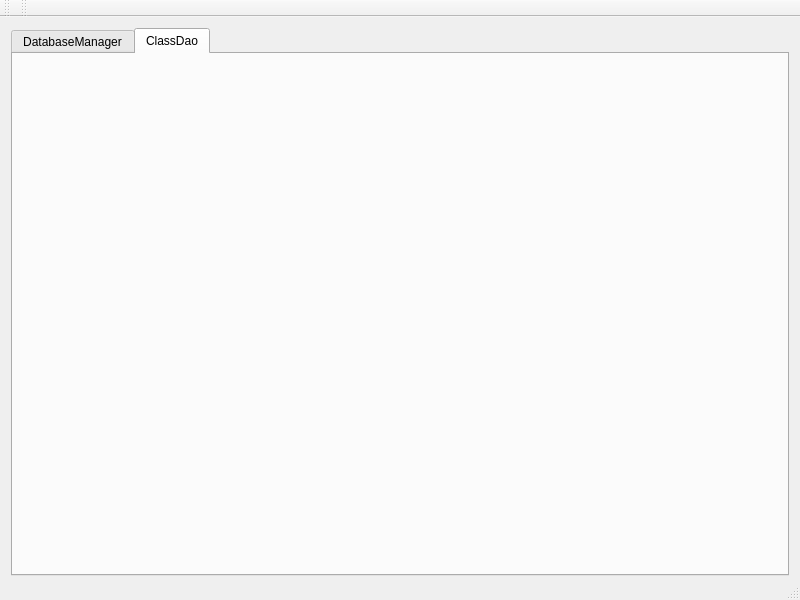
<?xml version="1.0" encoding="UTF-8"?>
<ui version="4.0">
 <class>MainWindow</class>
 <widget class="QMainWindow" name="MainWindow">
  <property name="geometry">
   <rect>
    <x>0</x>
    <y>0</y>
    <width>800</width>
    <height>600</height>
   </rect>
  </property>
  <property name="minimumSize">
   <size>
    <width>0</width>
    <height>0</height>
   </size>
  </property>
  <property name="windowTitle">
   <string>MainWindow</string>
  </property>
  <widget class="QWidget" name="centralWidget">
   <property name="minimumSize">
    <size>
     <width>0</width>
     <height>0</height>
    </size>
   </property>
   <property name="layoutDirection">
    <enum>Qt::LeftToRight</enum>
   </property>
   <layout class="QVBoxLayout" name="verticalLayout">
    <property name="bottomMargin">
     <number>2</number>
    </property>
    <item>
     <widget class="QTabWidget" name="tabWidget">
      <property name="minimumSize">
       <size>
        <width>0</width>
        <height>0</height>
       </size>
      </property>
      <property name="currentIndex">
       <number>1</number>
      </property>
      <widget class="QWidget" name="dbManagertab">
       <attribute name="title">
        <string>DatabaseManager</string>
       </attribute>
       <layout class="QVBoxLayout" name="verticalLayout_2"/>
      </widget>
      <widget class="QWidget" name="classdaotab">
       <attribute name="title">
        <string>ClassDao</string>
       </attribute>
       <layout class="QVBoxLayout" name="verticalLayout_3"/>
      </widget>
     </widget>
    </item>
   </layout>
  </widget>
  <widget class="QMenuBar" name="menuBar">
   <property name="geometry">
    <rect>
     <x>0</x>
     <y>0</y>
     <width>800</width>
     <height>20</height>
    </rect>
   </property>
  </widget>
  <widget class="QToolBar" name="mainToolBar">
   <attribute name="toolBarArea">
    <enum>TopToolBarArea</enum>
   </attribute>
   <attribute name="toolBarBreak">
    <bool>false</bool>
   </attribute>
  </widget>
  <widget class="QStatusBar" name="statusBar"/>
  <widget class="QToolBar" name="toolBar">
   <property name="windowTitle">
    <string>toolBar</string>
   </property>
   <attribute name="toolBarArea">
    <enum>TopToolBarArea</enum>
   </attribute>
   <attribute name="toolBarBreak">
    <bool>false</bool>
   </attribute>
  </widget>
 </widget>
 <layoutdefault spacing="6" margin="11"/>
 <resources/>
 <connections/>
</ui>
